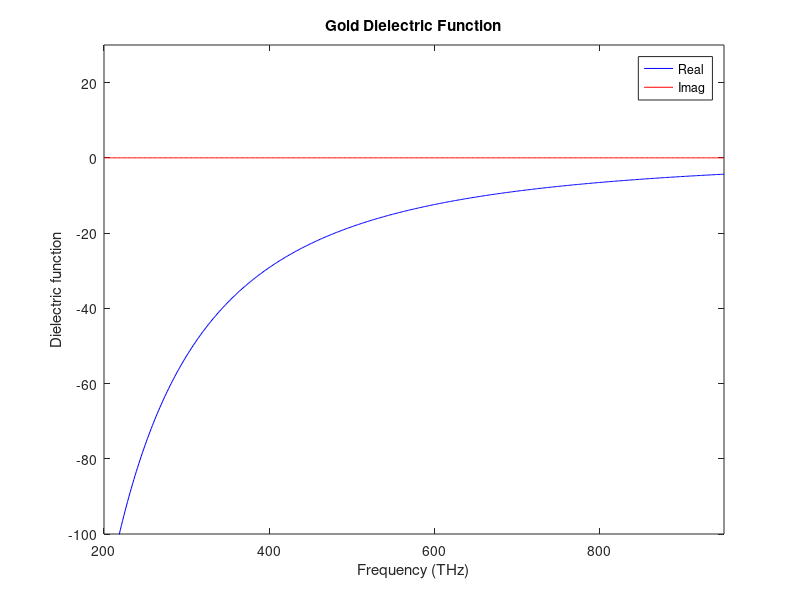
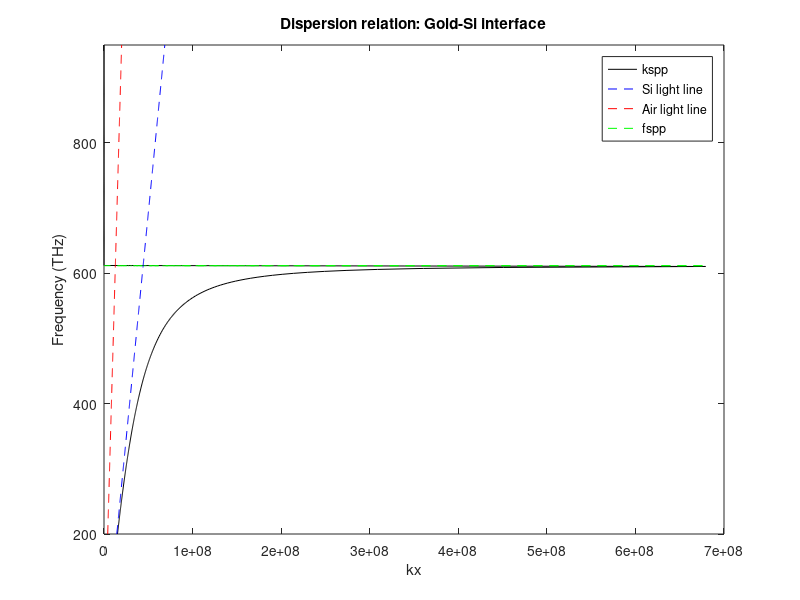

MATLAB code to generate these figures, in order:
%%% SURFACE PLASMON POLARITON GRATING %%%%%%%
%%% 
%%% This piece of code calculates the lattice constants 
%%% of a 1D grating on a metal film needed for the the coupling 
%%% of surface plasmons to radiative modes. 



%%% Developed by: Charalampos P. Mavidis
%%% E-Mail: mavidis [at] iesl [dot] forth [dot] gr
%%% Date: October 10, 2014

%%% USAGE:
%%% ======
%%%  > INPUT
%%% 
%%%      - freq : List of freqencies in Hz. 
%%%               
%%% 
%%%      - eps_d : Dielectric constant of the dielectric
%%%      - fp : Plasma frequency (Hz) of the metal (for Drude model) 
%%%      - gm : Collision frequency (Hz) of the metal (for Drude model)

%%% > OUTPUT
%%% 
%%%      - kspp : Dispersion relation of surface plasmon.

c = 3.0e+8; % speed of light in vacuum in m/s

% DIELECTRIC CONSTANT OF DIELECTRIC
eps_d = 11.9;

% Drude Model Parameters for the metal
fp = 13.8e15/(2.0*pi);
gm = 0.0;

freq = linspace(200e12,950e12,500); % Hz

% DIELECTRIC FUNCTION OF METAL 
eps_m = 1.0 - fp^2./(freq.^2+1j*freq.*gm); 



figure();
plot(freq*1e-12,real(eps_m),'b-'); hold on;
plot(freq*1e-12,imag(eps_m),'r-'); hold on; 
xlim([200 950]); ylim([-100 30]); 
xlabel('Frequency (THz)');
ylabel('Dielectric function');
legend('Real','Imag');
title('Gold Dielectric Function')

% DISPERSION RELATION

t1 = eps_m*eps_d;
t2 = eps_m+eps_d;
%t2inv = 1./t2;
t12 = t1./t2;
kspp = (2.0*pi*freq/c).*sqrt(t12);

figure();
plot(real(kspp),freq*1e-12,'k-');
hold on;

fsp = fp*1e-12/sqrt(1+eps_d); 
plot(sqrt(eps_d)*2.0*pi*freq/c,freq*1e-12,'b--');
hold on; plot(2.0*pi*freq/c,freq*1e-12,'r--');
hold on;
plot(real(kspp),fsp*ones(size(kspp)),'g--'); 

xlim([0e6 7e8]); ylim([200 950]); 
xlabel('kx');
ylabel('Frequency (THz)');
legend('kspp','Si light line', 'Air light line','fspp');
title('Dispersion relation: Gold-Si interface')